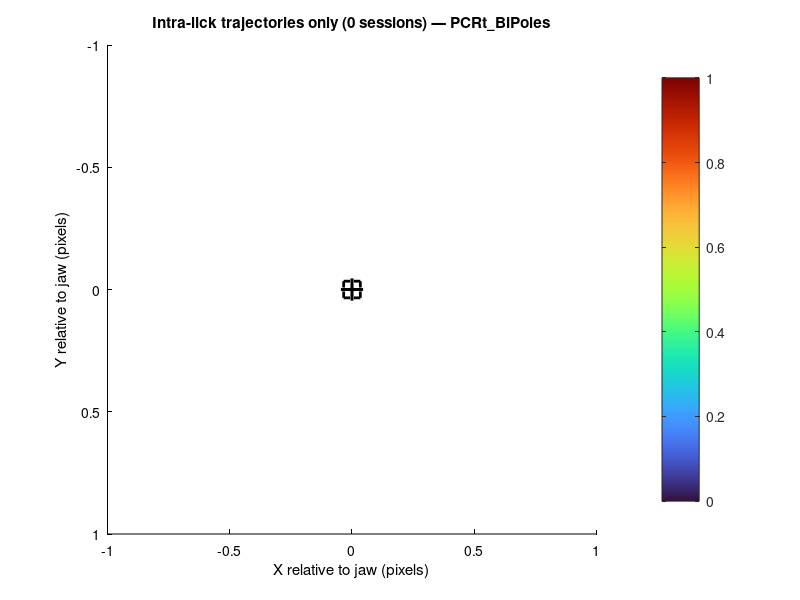

MATLAB code for this plot: (Note: this script raises an error after producing the figure.)
function lick_trajectory_phase_density_overlay
% lick_trajectory_phase_density_overlay
%
% Jaw-centered pooled tongue trajectories only (no density background). Segments are drawn as
% colored line pieces; color is intra-lick phase (0 = first frame of lick, 1 = last frame).
%
% Licks: sort keypoints by Frame; start a new lick where consecutive frame gap > GAP_FRAMES.
% Only licks with at least MIN_LICK_FRAMES keypoint rows are kept.
%
% Edit csv lists below. Run: lick_trajectory_phase_density_overlay

close all

%% =======================================================================
%% CONFIG (match jaw_centered_pooled_heatmap.m)
%% =======================================================================

csvPaths_PCRt = {
    'C:\Users\wanglab\Desktop\Ina\PCRt_BiPoles\PCRt_02\2024_1206\keypoints.csv'
    'C:\Users\wanglab\Desktop\Ina\PCRt_BiPoles\PCRt_02\2024_1218\keypoints.csv'
    'C:\Users\wanglab\Desktop\Ina\PCRt_BiPoles\PCRt_02\2024_1223\keypoints.csv'
    'C:\Users\wanglab\Desktop\Ina\PCRt_BiPoles\PCRt_07\2025_0401\keypoints.csv'
    'C:\Users\wanglab\Desktop\Ina\PCRt_BiPoles\PCRt_07\2025_0403\keypoints.csv'
    'C:\Users\wanglab\Desktop\Ina\PCRt_BiPoles\PCRt_08\2025_0401\keypoints.csv'
    'C:\Users\wanglab\Desktop\Ina\PCRt_BiPoles\PCRt_08\2025_0403\keypoints.csv'
    'C:\Users\wanglab\Desktop\Ina\PCRt_BiPoles\PCRt_09\2025_0514\keypoints.csv'
    'C:\Users\wanglab\Desktop\Ina\PCRt_BiPoles\PCRt_09\2025_0515\keypoints.csv'
    'C:\Users\wanglab\Desktop\Ina\PCRt_BiPoles\PCRt_09\2025_0516\keypoints.csv'
    };

csvPaths_IRt = {
    'C:\Users\wanglab\Desktop\Ina\IRt_BiPoles\IRt_01\2025_0425\keypoints.csv'
    'C:\Users\wanglab\Desktop\Ina\IRt_BiPoles\IRt_01\2025_0514\keypoints.csv'
    'C:\Users\wanglab\Desktop\Ina\IRt_BiPoles\IRt_01\2025_0515\keypoints.csv'
    'C:\Users\wanglab\Desktop\Ina\IRt_BiPoles\IRt_01\2025_0516\keypoints.csv'
    'C:\Users\wanglab\Desktop\Ina\IRt_BiPoles\IRt_02\2025_0425\keypoints.csv'
    'C:\Users\wanglab\Desktop\Ina\IRt_BiPoles\IRt_02\2025_0514\keypoints.csv'
    'C:\Users\wanglab\Desktop\Ina\IRt_BiPoles\IRt_02\2025_0515\keypoints.csv'
    'C:\Users\wanglab\Desktop\Ina\IRt_BiPoles\IRt_02\2025_0516\keypoints.csv'
    'C:\Users\wanglab\Desktop\Ina\IRt_BiPoles\IRt_03\2025_0425\keypoints.csv'
    'C:\Users\wanglab\Desktop\Ina\IRt_BiPoles\IRt_09\2026_0113\keypoints.csv'
    'C:\Users\wanglab\Desktop\Ina\IRt_BiPoles\IRt_09\2026_0116\keypoints.csv'
    'C:\Users\wanglab\Desktop\Ina\IRt_BiPoles\IRt_09\2026_0112\keypoints.csv'
    'C:\Users\wanglab\Desktop\Ina\IRt_BiPoles\IRt_10\2026_0113\keypoints.csv'
    'C:\Users\wanglab\Desktop\Ina\IRt_BiPoles\IRt_10\2026_0116\keypoints.csv'
    'C:\Users\wanglab\Desktop\Ina\IRt_BiPoles\IRt_10\2026_0112\keypoints.csv'
    };

PROB_MIN = 0;
GAP_FRAMES = 8;

% Minimum number of keypoint rows (frames with detections) per lick segment.
MIN_LICK_FRAMES = 5;

REL_EXTENT_HALF = 128;

DRAW_SEGMENT_LINES = true;
LINE_WIDTH = 1.15;

OUTPUT_DIR = '';
SAVE_SVG = true;

%% =======================================================================

thisDir = fileparts(mfilename('fullpath'));
if isempty(OUTPUT_DIR)
    OUTPUT_DIR = thisDir;
end

xMin = -REL_EXTENT_HALF;
xMax = REL_EXTENT_HALF;
yMin = -REL_EXTENT_HALF;
yMax = REL_EXTENT_HALF;

plotOneGroup(csvPaths_PCRt, 'PCRt_BiPoles', 'PCRt', PROB_MIN, GAP_FRAMES, MIN_LICK_FRAMES, ...
    xMin, xMax, yMin, yMax, DRAW_SEGMENT_LINES, LINE_WIDTH, OUTPUT_DIR, SAVE_SVG);

plotOneGroup(csvPaths_IRt, 'IRt_BiPoles', 'IRt', PROB_MIN, GAP_FRAMES, MIN_LICK_FRAMES, ...
    xMin, xMax, yMin, yMax, DRAW_SEGMENT_LINES, LINE_WIDTH, OUTPUT_DIR, SAVE_SVG);

end


function plotOneGroup(csvList, groupTag, shortTag, probMin, gapFrames, minLickFrames, ...
    xMin, xMax, yMin, yMax, drawLines, lineW, outDir, saveSvg)
    nSessions = 0;

    cmapPhase = phaseColormap256();

    fig = figure('Name', sprintf('Lick trajectory phase (%s)', groupTag), ...
        'NumberTitle', 'off', 'Color', 'w', ...
        'Position', [80 80 660 580]);
    ax = axes(fig);
    set(ax, 'Color', 'w', 'XColor', 'k', 'YColor', 'k');
    axis(ax, [xMin xMax yMin yMax]);
    axis(ax, 'image');
    set(ax, 'YDir', 'reverse');
    colormap(ax, cmapPhase);
    caxis(ax, [0 1]);

    xlabel(ax, 'X relative to jaw (pixels)', 'Interpreter', 'none');
    ylabel(ax, 'Y relative to jaw (pixels)', 'Interpreter', 'none');
    hold(ax, 'on');

    cx0 = 0;
    cy0 = 0;

    for k = 1:numel(csvList)
        csvFile = csvList{k};
        if ~isfile(csvFile)
            continue
        end

        [cx, cy, phase, bridge] = sessionSortedTrajectoryPoints(csvFile, probMin, gapFrames, minLickFrames);
        if isempty(cx)
            continue
        end
        nSessions = nSessions + 1;

        if drawLines && ~isempty(bridge)
            pmid = (phase(1:end-1) + phase(2:end)) / 2;
            rgbLines = rgbFromPhase(pmid, cmapPhase);
            for ii = 1:numel(bridge)
                if bridge(ii)
                    plot(ax, [cx(ii), cx(ii + 1)], [cy(ii), cy(ii + 1)], ...
                        '-', 'Color', rgbLines(ii, :), 'LineWidth', lineW);
                end
            end
        end
    end

    title(ax, sprintf(['Intra-lick trajectories only (%d sessions) — %s'], ...
        nSessions, groupTag), 'Interpreter', 'none', 'FontSize', 11, 'Color', 'k');

    % Jaw reference on top (+ and box only).
    plot(ax, cx0, cy0, 'ws', 'MarkerSize', 14, 'LineWidth', 2.6, 'MarkerFaceColor', 'none');
    plot(ax, cx0, cy0, 'ks', 'MarkerSize', 12, 'LineWidth', 2, 'MarkerFaceColor', 'none');
    plot(ax, cx0, cy0, 'w+', 'MarkerSize', 18, 'LineWidth', 2.8);
    plot(ax, cx0, cy0, 'k+', 'MarkerSize', 16, 'LineWidth', 2.2);

    hold(ax, 'off');

    cb = colorbar(ax);
    cb.Color = 'k';
    cb.Label.String = 'Intra-lick phase (0=start, 1=end)';
    cb.Label.Interpreter = 'none';

    if saveSvg
        outPath = fullfile(outDir, sprintf('lick_trajectory_phase_only_%s', shortTag));
        try
            exportgraphics(fig, [outPath '.svg'], 'ContentType', 'vector');
        catch %#ok<*CTCH>
            print(fig, [outPath '.svg'], '-dsvg', '-painters');
        end
        fprintf('Wrote %s.svg\n', outPath);
    end
end


function cmap = phaseColormap256()
    try
        cmap = turbo(256);
    catch %#ok<*CTCH>
        cmap = jet(256);
    end
end


function rgb = rgbFromPhase(phase, cmap)
    phase = phase(:);
    phase = max(0, min(1, phase));
    idx = round(phase * (size(cmap, 1) - 1)) + 1;
    rgb = cmap(idx, :);
end


function [cx, cy, phase, bridge] = sessionSortedTrajectoryPoints(csvFile, probMin, gapFrames, minLickFrames)

    cx = [];
    cy = [];
    phase = [];
    bridge = [];

    tbl = readKeypointsCsv(csvFile);
    frm = tbl.Frame;
    xv = tbl.X;
    yv = tbl.Y;
    if isempty(probMin) || (~isscalar(probMin)) || probMin <= 0
        keep = true(size(xv));
    else
        keep = tbl.Probability >= probMin;
    end
    frm = frm(keep);
    xv = xv(keep);
    yv = yv(keep);
    if numel(xv) < 1
        return
    end

    [jx, jy] = jawMeanFromBottomView(csvFile, probMin);
    if isnan(jx) || isnan(jy)
        return
    end

    xr = xv(:) - jx;
    yr = yv(:) - jy;

    [fs, ord] = sort(double(frm(:)));
    xo = xr(ord);
    yo = yr(ord);
    nf = numel(fs);

    bk = find(diff(fs) > gapFrames);
    starts = [1; bk + 1];
    ends = [bk; nf];

    for j = 1:numel(starts)
        s = starts(j);
        e = ends(j);
        L = e - s + 1;
        if L < minLickFrames
            continue
        end
        xs = xo(s:e);
        ys = yo(s:e);
        if L == 1
            ph = 0.5;
        else
            ph = ((0:(L - 1))' / (L - 1));
        end
        cx = [cx; xs]; %#ok<AGROW>
        cy = [cy; ys]; %#ok<AGROW>
        phase = [phase; ph]; %#ok<AGROW>
        if L > 1
            bridge = [bridge; true(L - 1, 1)]; %#ok<AGROW>
        end
    end
end


function [jx, jy] = jawMeanFromBottomView(csvFile, probMin)
    jx = NaN;
    jy = NaN;
    sessionDir = fileparts(csvFile);
    jawFiles = dir(fullfile(sessionDir, '*_bottom_view_jaw.csv'));
    if isempty(jawFiles)
        return
    end
    names = sort({jawFiles.name});
    jawFile = fullfile(sessionDir, names{1});

    jawTbl = readKeypointsCsv(jawFile);
    if height(jawTbl) < 1
        return
    end

    if isempty(probMin) || (~isscalar(probMin)) || probMin <= 0
        keep = true(height(jawTbl), 1);
    else
        keep = jawTbl.Probability >= probMin;
        if ~any(keep)
            return
        end
    end

    jx = mean(jawTbl.X(keep), 'omitnan');
    jy = mean(jawTbl.Y(keep), 'omitnan');
end


function tbl = readKeypointsCsv(csvFile)
    T = readtable(csvFile);
    v = T.Properties.VariableNames;
    vl = lower(v);
    fc = @(s) strcmp(vl, lower(s));

    fi = fc('frame');
    xi = fc('x');
    yi = fc('y');
    pi = fc('probability');
    if ~(any(fi) && any(xi) && any(yi))
        error('CSV must include Frame, X, and Y columns: %s', csvFile);
    end
    if sum(fi) > 1 || sum(xi) > 1 || sum(yi) > 1
        error('Ambiguous duplicate column names: %s', csvFile);
    end

    F = double(T{:, fi});
    X = double(T{:, xi});
    Y = double(T{:, yi});
    if any(pi)
        Pr = double(T{:, pi});
    else
        Pr = ones(size(F));
    end

    tbl = table(F, X, Y, Pr, 'VariableNames', {'Frame', 'X', 'Y', 'Probability'});
end
